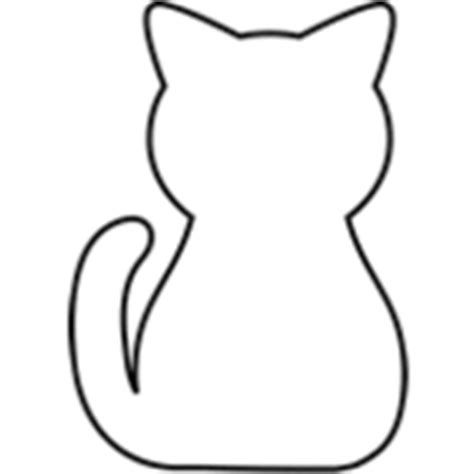
#> input picture src/drawingbot/images/cat.jpg, 474 x 474 px, found by its file name
$ python coords.py
#> lines starting #> are read from the running program, lines starting #| are printed output that depends on the picture
# [132 lines of commented-out code are left out]


from PIL import Image
import matplotlib.pyplot as plt
import numpy as np
import os
import math

def get_pixels(img):
    with Image.open(img) as im:
        im_rgb = im.convert(mode='RGB')
        pixels = list(im_rgb.getdata())
        width, height = im_rgb.size
        return pixels, width, height

def scale_image(img, max_size=(500, 500)):
    with Image.open(img) as im:
        im.thumbnail(max_size, Image.Resampling.LANCZOS)
        im.save('scaled_image.png')
        return 'scaled_image.png'

def get_pixels(img):
    with Image.open(img) as im:
#> im is the input picture: PIL image 474x474 RGB; min 0, max 255, mean 242.6
        im_rgb = im.convert(mode='RGB')
        pixels = list(im_rgb.getdata())
#> pixels = 224676 items
        width, height = im_rgb.size
#> width = 474; height = 474
        # print("width = {}, height = {}".format(width, height))

        # pixels_2d = np.array(pixels).reshape((height, width, 3))
        # print(pixels_2d)
        return pixels, width, height

def get_black_pixels(pixels, width, height):
    black_pixels = []
    for y in range(height):
        for x in range(width):
            r, g, b = pixels[y * width + x]
            if r == 0 and g == 0 and b == 0:  # Check for black pixel
                black_pixels.append((x, y))
    return black_pixels

def simplify_trajectory(black_pixels, tolerance=2):
    simplified = []
    black_pixels.sort()

    for i in range(len(black_pixels) - 1):
        x1, y1 = black_pixels[i]
        x2, y2 = black_pixels[i + 1]

        if abs(x1 - x2) <= tolerance and abs(y1 - y2) <= tolerance:
            continue

        simplified.append((x1, y1))

    if black_pixels:
        simplified.append(black_pixels[-1])

    return simplified

def get_dark_coords(img):
    pixels, width, height = get_pixels(img)
#> pixels = 224676 items; width = 474; height = 474

    dark_cords = []
    threshold = 1
    i = 0
    # [5 lines of commented-out code are left out]
    for i, pixels in enumerate(pixels):
        # if (sum(pixels) < threshold):
        if (sum(pixels) != 765):
            # print("i = {}".format(i // width))
            # print("j = {}".format(i % width))
            r = i // width
            c = i % width
            dark_cords.append((r, c))
#> after the loop, dark_cords = 30281 items
            # print("heeeerrrrreeee")
    # print(dark_cords)

    return dark_cords, width, height

def plot_trajectory(trajectory, width, height):
    x_coords, y_coords = zip(*trajectory)

    plt.figure(figsize=(10, 10))
    plt.imshow([[255]*width]*height, cmap='gray', extent=[0, width, height, 0])
    plt.scatter(x_coords, y_coords, c='black', s=1)
    plt.title('Trajectory from Black Pixels')
    plt.xlabel('X Coordinate')
    plt.ylabel('Y Coordinate')
    plt.gca().invert_yaxis()
    plt.show()

def main():
    img = "/Users/simaalaverdyan/Documents/Drawingbot/src/drawingbot/images/cat.jpg"
    plotting = 1

    test_get_coords = True

    coords, width, height = get_dark_coords(img)
#> coords = 30281 items; width = 474; height = 474

    ordered = simplify_trajectory(coords)
#> the loop in simplify_trajectory, `for i in range(len(black_pixels) - 1):` made 30280 passes
#> (y1, y2) on passes 1 to 3: (136, 140), (140, 141), (141, 142)
#> after the loop in simplify_trajectory, `for i in range(len(black_pixels) - 1):`: simplified = 2384 pairs, first value 0 to 472, second value 64 to 415
#> ordered = 2385 pairs, first value 0 to 473, second value 64 to 415
    print("Simplified trajectory coordinates:", ordered)
#> (printed output is left out)
    if plotting:
        if test_get_coords:
             ordered = coords
#> ordered = 30281 items
        ord_np = np.array(ordered)
#> ord_np = 30281 pairs, first value 0 to 473, second value 64 to 415
        x = ord_np[0:, 0]
        y = ord_np[0:, 1]

        fig, ax = plt.subplots()
        ax.scatter(x,y,color='blue')

        if not test_get_coords:
            ax.plot(x,y,color='blue')
        ax.scatter(x[0], y[0], color = 'green', marker = "*", s=200, zorder=5)

        ax.invert_yaxis()
        ax.set_aspect('equal')
        plt.show()
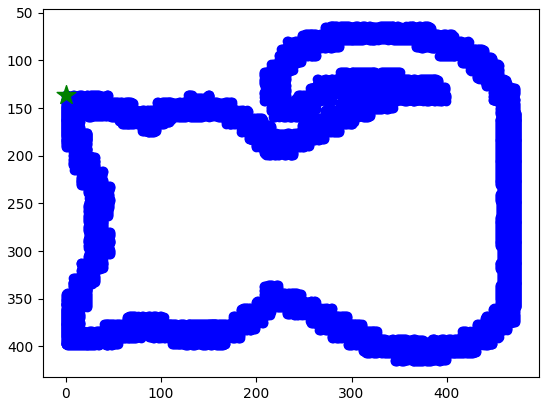
#> figure drawn by matplotlib, 1 panel

if __name__ == '__main__':
	main()

$ run again, with src/drawingbot/images/num1.jpg copied over src/drawingbot/images/cat.jpg
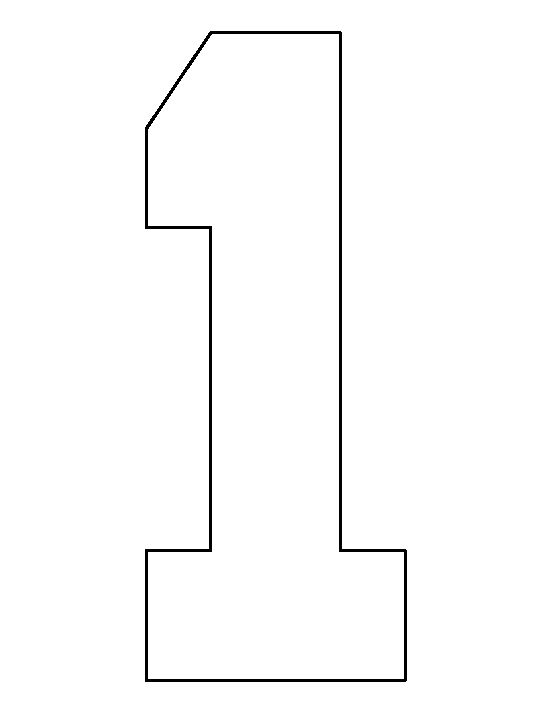
#> input picture src/drawingbot/images/num1.jpg, 550 x 712 px, found by its file name
#> in get_pixels, im is the input picture: PIL image 550x712 RGB; min 0, max 255, mean 251.2
#> in get_pixels, `pixels = list(im_rgb.getdata())`: pixels = 391600 items
#> in get_dark_coords, `pixels, width, height = get_pixels(img)`: width = 550; height = 712
#> after the loop in get_dark_coords, `for i, pixels in enumerate(pixels):`: dark_cords = 11012 pairs, first value 24 to 687, second value 144 to 407
#> in main, `coords, width, height = get_dark_coords(img)`: coords has the same summary as dark_cords in get_dark_coords; width = 550; height = 712
#> the loop in simplify_trajectory, `for i in range(len(black_pixels) - 1):` made 11011 passes
#> (x1, y1, x2, y2) on passes 1 to 3: (24, 208, 24, 210), (24, 210, 24, 212), (24, 212, 24, 213)
#> after the loop in simplify_trajectory, `for i in range(len(black_pixels) - 1):`: simplified = 1491 pairs, first value 24 to 687, second value 144 to 407
#> in main, `ordered = simplify_trajectory(coords)`: ordered = 1492 pairs, first value 24 to 687, second value 144 to 407
#> (printed output is left out)
#> in main, `ordered = coords`: ordered has the same summary as dark_cords in get_dark_coords
#> ord_np has the same summary as dark_cords in get_dark_coords
#> x = 11012 values from 24 to 687
#> y = 11012 values, max 407 at index 7199, min 144 at index 2408, mean 270
#> in main, `plt.show()`:
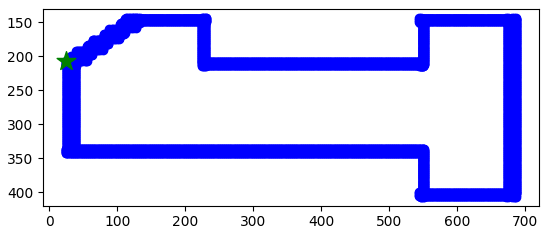
#> figure drawn by matplotlib, 1 panel
